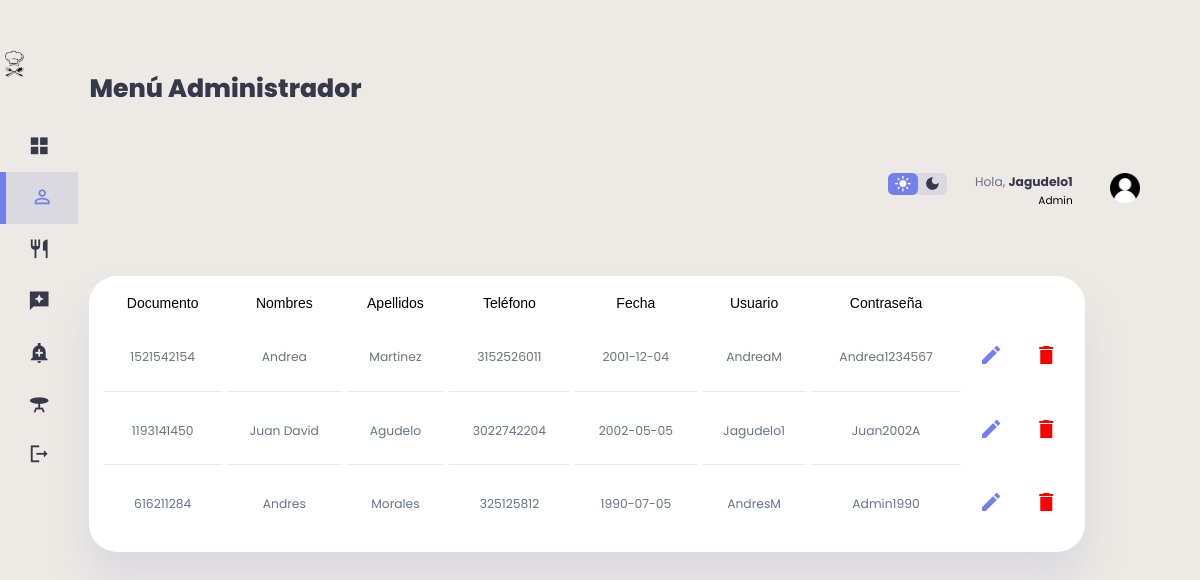
/clientes/actualizardos.php (signed in), run on the app's committed database.
### tables this page shows
CREATE TABLE `clientes` (
  `id_cliente` int(11) NOT NULL,
  `Documento` int(11) NOT NULL,
  `Nombres` varchar(100) DEFAULT NULL,
  `Apellidos` varchar(100) DEFAULT NULL,
  `Correo_Electronico` varchar(300) DEFAULT NULL,
  `Celular` varchar(11) NOT NULL,
  `Fecha` date DEFAULT NULL,
  `Usuario` varchar(100) DEFAULT NULL,
  `Contrasena` varchar(400) DEFAULT NULL,
  `Foto` mediumblob DEFAULT NULL,
  `id_rol` int(11) NOT NULL DEFAULT 2
);

### clientes/actualizardos.php (the view, shortened to what this page needs)
<?php
    include("../db/conexion.php");
    $datos= "SELECT * FROM clientes";
?>
<!DOCTYPE html>
<html lang="en">
<head>
    <link href="https://cdnjs.cloudflare.com/ajax/libs/font-awesome/5.13.0/css/all.min.css" rel="stylesheet">
    <link rel="stylesheet"a href="../clientes/stylec.css">
</head>
<body>
<div class="container1">
    <aside>
        <div class="top1">
            <div class="logo">
                <img src="./imag/icon.png">
            </div>
        </div>
        <div class="sidebar">
            <a href="../admin/admin.php">
                    <span class="material-icons-sharp">grid_view</span>
            </a>
            <a href="../clientes/clientes.php"  class="active">
                <span class="material-icons-sharp">person_outline</span>
            </a>
            <a href="../platillos/platillos.php">
                    <span class="material-icons-sharp">restaurant</span>
               </a>
            <a href="../resenas/resenas.php">
                <span class="material-icons-sharp">reviews</span>
            </a>
            <a href="../ventas/ventas.php">
                    <span class="material-icons-sharp">add_alert</span>
                </a>
                <a href="../mesas/mesa.php">
                    <span class="material-icons-sharp">table_bar</span>
                </a>
            <a href="../view/cerrar_sesion.php">
                <span class="material-icons-sharp">logout</span>
            </a>
        </div>
    </aside>
    <main>
    <h1>Menú Administrador</h1>
        <br>
        <div class="recent-orders">
            <table border="0" cellspacing="5" cellpadding="5">
                <div class="container2">
                <thead>
                            <tr>
                                <td> <font face="Arial">Documento</font> </td>
                                <td> <font face="Arial">Nombres</font> </td>
                                <td> <font face="Arial">Apellidos</font> </td>
                                <td> <font face="Arial">Teléfono</font> </td>
                                <td> <font face="Arial">Fecha</font> </td>
                                <td> <font face="Arial">Usuario</font> </td>
                                <td> <font face="Arial">Contraseña</font> </td>
                            </tr>
                </thead>
                </div>
                    <tbody id="content">
                    <?php foreach ($conexion -> query($datos) as $row) {
 ?>
         <tr>
             <td><p><?php echo $row['Documento'] ?></p></td>
             <td><p><?php echo $row['Nombres'] ?></p></td>
             <td><p><?php echo $row['Apellidos'] ?></p></td>
             <td><p><?php echo $row['Celular'] ?></p></td>
             <td><p><?php echo $row['Fecha'] ?></p></td>
             <td><p><?php echo $row['Usuario'] ?></p></td>
             <td><p><?php echo $row['Contrasena'] ?></p></td>
             <th><a href="actualizar.php?Documento=<?php echo $row['Documento']?>"> <span class="material-icons-sharp">edit</span> </a></th>
             <th><a href="delete.php?Documento=<?php echo $row['Documento']?>"> <span class="material-icons-sharp" style="color: red;">delete</span> </a></th>
         </tr>
 <?php
 }
?>
                    </tbody>
        </table>
        </div>
    </main>
    <div class="right">
        <div class="top">
            <div class="theme-toggler">
                <span class="material-icons-sharp active">light_mode</span>
                <span class="material-icons-sharp">dark_mode</span>
            </div>
            <div class="profile">
                <div class="info">
                <p>Hola, <b><?php echo $_SESSION['usuario']; ?></b></p>
                    <small class="text-muted">Admin</small>
                </div>
                <div class="profile-photo">
                    <img src="./imag/user.png">
                </div>
            </div>
        </div>
    </div>
</div>
</body>
</html>

### data on the page
clientes: Documento "1521542154", Nombres "Andrea", Apellidos "Martinez", Celular "3152526011", Fecha "2001-12-04", Usuario "AndreaM", Contrasena "Andrea1234567"
clientes: Documento "1193141450", Nombres "Juan David", Apellidos "Agudelo", Celular "3022742204", Fecha "2002-05-05", Usuario "Jagudelo1", Contrasena "Juan2002A"
clientes: Documento "616211284", Nombres "Andres", Apellidos "Morales", Celular "325125812", Fecha "1990-07-05", Usuario "AndresM", Contrasena "Admin1990"

### other printed values
$_SESSION['usuario'] "Jagudelo1"
